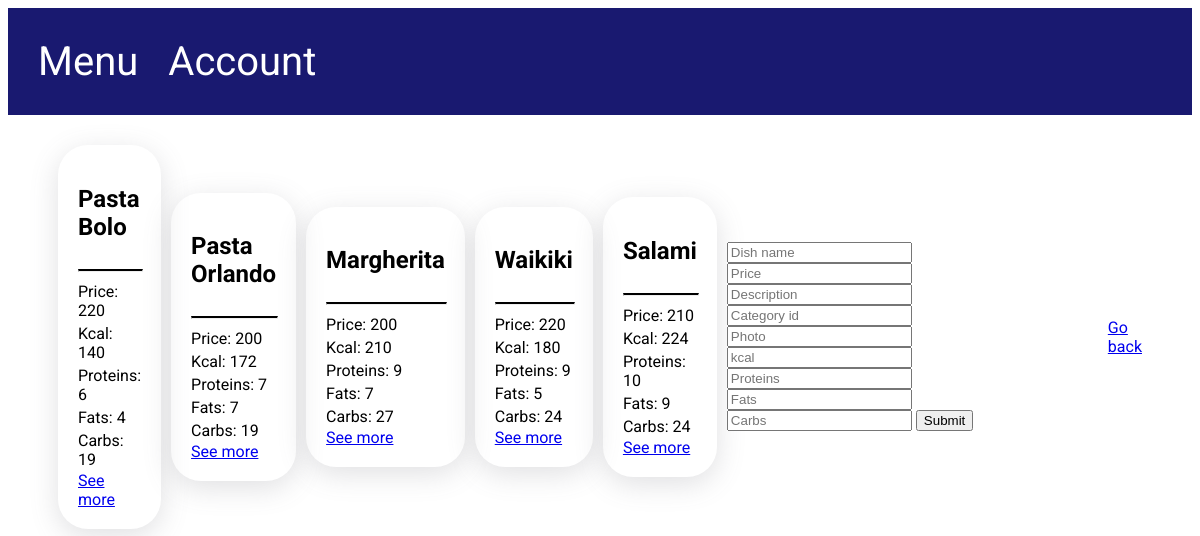
Screenshot of /admin/dishes (signed in) with the database file from the repository.
### models.py (models this page shows, shortened)
class Dish(Base):
    __tablename__ = "dish"
    id = Column(String(120), primary_key=True, unique=True)
    dish_name = Column(String(50), unique=True, nullable=False)
    price = Column(Integer, nullable=False)
    description = Column(String(255), nullable=False)
    is_available = Column(Integer, nullable=False)
    category_id = Column(Integer, ForeignKey("category.id"), nullable=False)
    photo = Column(String(120), nullable=False)
    kcal = Column(Integer, nullable=False)
    proteins = Column(Integer, nullable=False)
    fats = Column(Integer, nullable=False)
    carbs = Column(Integer, nullable=False)
    category = relationship("Category", back_populates="dish")
    dish_rate = relationship("DishRate", back_populates="dish")
    ordered_dish = relationship("OrderedDish", back_populates="dish")

### app.py (the view, shortened to what this page needs)
@app.route('/admin/dishes', methods=['GET', 'POST'])
def admin_dishes():  # Alchemy
    if session.get("user_id") is None:
        return app.redirect("/user/sign_in")
    if session.get("user_type") == 0:
        return app.redirect('/menu', 302)
    database.init_db()
    dishes = database.db_session.query(Dish)
    return render_template("admin_dishes.html", dishes=dishes)

### database.py (called while the page is built)
def init_db():
    import models
    Base.metadata.create_all(bind=engine)

### templates/admin_dishes.html
{% extends 'base.html' %}
{% block content %}
    <div class="container user_addresses">
        {% for dish in dishes %}
            <div class="content-holder orders">
                <h2>{{ dish.dish_name }}</h2>
                <hr class="line">
                <p>Price: {{ dish.price }}</p>
                <p>Kcal: {{ dish.kcal }}</p>
                <p>Proteins: {{ dish.proteins }}</p>
                <p>Fats: {{ dish.fats }}</p>
                <p>Carbs: {{ dish.carbs }}</p>
                <a href="/admin/dishes/{{ dish.id }}"> See more </a>
            </div>
        {% endfor %}
        <form method = "POST">
            <input type="text" name="dish_name" placeholder="Dish name">
            <input type="text" name="price" placeholder="Price">
            <input type="text" name="description" placeholder="Description">
            <input type="text" name="category_id" placeholder="Category id">
            <input type="text" name="photo" placeholder="Photo">
            <input type="text" name="kcal" placeholder="kcal">
            <input type="text" name="proteins" placeholder="Proteins">
            <input type="text" name="fats" placeholder="Fats">
            <input type="text" name="carbs" placeholder="Carbs">
            <input type = submit>
        </form>
        <a href="/admin"> Go back </a>
    </div>
{% endblock %}

### static/css/style.css (style rules this page uses)
body { font-family: 'Roboto', sans-serif; }
.container { padding: 30px 50px 30px 50px; }
.content-holder { display: flex; flex-direction: column; border-radius: 30px; padding: 20px; box-shadow: rgba(100, 100, 111, 0.2) 0px 7px 29px 0px; }
.line { border-top: 2px solid black; width: 100% }
.orders p { margin-top: 2px; margin-bottom: 2px; }
.user_addresses { display: flex; align-items: center; gap: 10px; }

### rows the page displays
Dish: dish_name "Pasta Bolo", price "220", kcal "140", proteins "6", fats "4", carbs "19"
Dish: dish_name "Pasta Orlando", price "200", kcal "172", proteins "7", fats "7", carbs "19"
Dish: dish_name "Margherita", price "200", kcal "210", proteins "9", fats "7", carbs "27"
Dish: dish_name "Waikiki", price "220", kcal "180", proteins "9", fats "5", carbs "24"
Dish: dish_name "Salami", price "210", kcal "224", proteins "10", fats "9", carbs "24"
